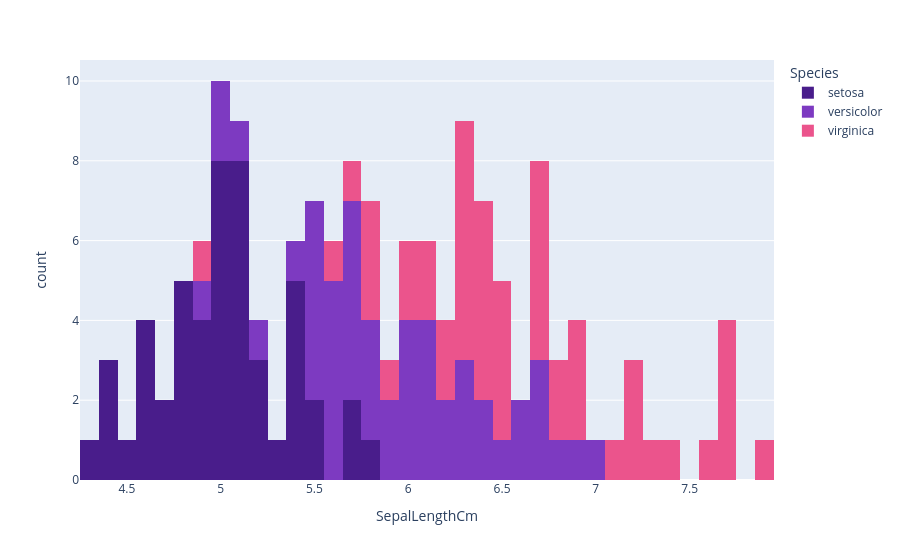

The cell this chart's notebook holds for it:
### Markdown cell above
### Histogram and EDA

**Code Purpose:**

- Visualize the distribution of `SepalLengthCm` across Iris species using a histogram.
- Helps understand data spread, frequency, and potential overlaps between species.

**Explanation of Code:**

1. `px.histogram()`
   - Creates a histogram showing frequency counts for a numerical variable.

2. `data_frame=iris`
   - Specifies the DataFrame containing the data.

3. `x='SepalLengthCm'`
   - Numerical variable to plot on the x-axis.

4. `color='Species'`
   - Separates histogram bars by species for comparison.

5. `color_discrete_sequence=[...]`
   - Custom colors for each species.

6. `nbins=50`
   - Number of bins to divide the data range.

7. `fig.show()`
   - Displays the interactive chart.

**EDA (Exploratory Data Analysis):**

- Histograms show the **frequency distribution** of a feature.
- Useful for spotting **patterns, skewness, and overlaps** in the data before clustering or modeling.

### Code cell
fig = px.histogram(
    data_frame=iris,                        # DataFrame containing the data
    x='SepalLengthCm',                       # Column for which to plot the histogram
    color='Species',                         # Separate histograms by species
    color_discrete_sequence=['#491D8B','#7D3AC1','#EB548C'],  # Custom colors
    nbins=50                                 # Number of bins for the histogram
)
fig.show()                                   # Render the interactive histogram

### Figure 1 — Plotly figure (JSON) as saved in the notebook; plotly's stock layout.template omitted (floating-point values rounded to 4 significant figures)
{"data": [{"alignmentgroup": "True", "bingroup": "x", "hovertemplate": "Species=setosa<br>SepalLengthCm=%{x}<br>count=%{y}<extra></extra>", "legendgroup": "setosa", "marker": {"color": "#491D8B", "pattern": {"shape": ""}}, "name": "setosa", "nbinsx": 50, "offsetgroup": "setosa", "orientation": "v", "showlegend": true, "type": "histogram", "x": [5.1, 4.9, 4.7, 4.6, 5, 5.4, 4.6, 5, 4.4, 4.9, 5.4, 4.8, 4.8, 4.3, 5.8, 5.7, 5.4, 5.1, 5.7, 5.1, 5.4, 5.1, 4.6, 5.1, 4.8, 5, 5, 5.2, 5.2, 4.7, 4.8, 5.4, 5.2, 5.5, 4.9, 5, 5.5, 4.9, 4.4, 5.1, 5, 4.5, 4.4, 5, 5.1, 4.8, 5.1, 4.6, 5.3, 5], "xaxis": "x", "yaxis": "y"}, {"alignmentgroup": "True", "bingroup": "x", "hovertemplate": "Species=versicolor<br>SepalLengthCm=%{x}<br>count=%{y}<extra></extra>", "legendgroup": "versicolor", "marker": {"color": "#7D3AC1", "pattern": {"shape": ""}}, "name": "versicolor", "nbinsx": 50, "offsetgroup": "versicolor", "orientation": "v", "showlegend": true, "type": "histogram", "x": [7, 6.4, 6.9, 5.5, 6.5, 5.7, 6.3, 4.9, 6.6, 5.2, 5, 5.9, 6, 6.1, 5.6, 6.7, 5.6, 5.8, 6.2, 5.6, 5.9, 6.1, 6.3, 6.1, 6.4, 6.6, 6.8, 6.7, 6, 5.7, 5.5, 5.5, 5.8, 6, 5.4, 6, 6.7, 6.3, 5.6, 5.5, 5.5, 6.1, 5.8, 5, 5.6, 5.7, 5.7, 6.2, 5.1, 5.7], "xaxis": "x", "yaxis": "y"}, {"alignmentgroup": "True", "bingroup": "x", "hovertemplate": "Species=virginica<br>SepalLengthCm=%{x}<br>count=%{y}<extra></extra>", "legendgroup": "virginica", "marker": {"color": "#EB548C", "pattern": {"shape": ""}}, "name": "virginica", "nbinsx": 50, "offsetgroup": "virginica", "orientation": "v", "showlegend": true, "type": "histogram", "x": [6.3, 5.8, 7.1, 6.3, 6.5, 7.6, 4.9, 7.3, 6.7, 7.2, 6.5, 6.4, 6.8, 5.7, 5.8, 6.4, 6.5, 7.7, 7.7, 6, 6.9, 5.6, 7.7, 6.3, 6.7, 7.2, 6.2, 6.1, 6.4, 7.2, 7.4, 7.9, 6.4, 6.3, 6.1, 7.7, 6.3, 6.4, 6, 6.9, 6.7, 6.9, 5.8, 6.8, 6.7, 6.7, 6.3, 6.5, 6.2, 5.9], "xaxis": "x", "yaxis": "y"}], "layout": {"barmode": "relative", "legend": {"title": {"text": "Species"}, "tracegroupgap": 0}, "margin": {"t": 60}, "xaxis": {"anchor": "y", "domain": [0, 1], "title": {"text": "SepalLengthCm"}}, "yaxis": {"anchor": "x", "domain": [0, 1], "title": {"text": "count"}}}}
